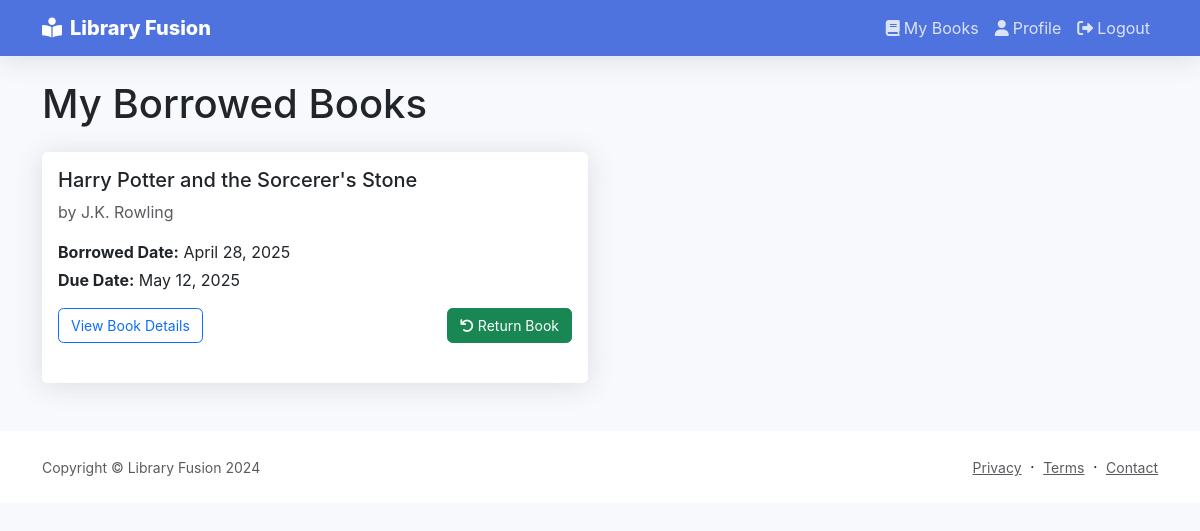
/books/my-books/ (signed in), run on the app's committed database.
### books/models.py (models this page shows, shortened)
class BorrowingRecord(models.Model):
    STATUS_CHOICES = [
        ('BORROWED', 'Borrowed'),
        ('RETURNED', 'Returned'),
        ('OVERDUE', 'Overdue'),
    ]
    book = models.ForeignKey(Book, on_delete=models.CASCADE, related_name='borrowing_records')
    borrower = models.ForeignKey(User, on_delete=models.CASCADE, related_name='book_borrowings')
    borrowed_date = models.DateTimeField(auto_now_add=True)
    due_date = models.DateTimeField()
    return_date = models.DateTimeField(null=True, blank=True)
    status = models.CharField(max_length=10, choices=STATUS_CHOICES, default='BORROWED')
    fine_amount = models.DecimalField(max_digits=10, decimal_places=2, default=0.00)
    class Meta:
        ordering = ['-borrowed_date']

class Book(models.Model):
    title = models.CharField(max_length=200)
    author = models.CharField(max_length=200)
    isbn = models.CharField(max_length=13, unique=True)
    description = models.TextField()
    category = models.ForeignKey(Category, on_delete=models.SET_NULL, null=True, related_name='books')
    cover_image = models.ImageField(upload_to='book_covers/', blank=True, null=True)
    total_copies = models.PositiveIntegerField(default=1)
    available_copies = models.PositiveIntegerField(default=1)
    published_date = models.DateField(null=True, blank=True)
    created_at = models.DateTimeField(auto_now_add=True)
    updated_at = models.DateTimeField(auto_now=True)

### books/views.py (the view)
# urls.py: path('my-books/', views.my_books, name='my_books'),
@login_required
def my_books(request):
    if not request.user.is_student:
        messages.error(request, 'Only students can view their borrowed books.')
        return redirect('books:list')
    borrowed_books = BorrowingRecord.objects.filter(
        borrower=request.user,
        status='BORROWED'
    ).select_related('book')
    context = {
        'borrowed_books': borrowed_books,
    }
    return render(request, 'books/my_books.html', context)

### account/models.py (called while the page is built)
    @property
    def is_librarian(self):
        return self.role == 'LIBRARIAN'

    @property
    def is_manager(self):
        return self.role == 'MANAGER'

    @property
    def is_student(self):
        return self.role == 'STUDENT'

### templates/books/my_books.html (shortened to what this page needs)
{% extends 'base.html' %}
{% block content %}
<div class="container">
    <h1 class="mb-4">My Borrowed Books</h1>
    {% if borrowed_books %}
    <div class="row">
        {% for record in borrowed_books %}
        <div class="col-md-6 mb-4">
            <div class="card h-100">
                <div class="card-body">
                    <h5 class="card-title">{{ record.book.title }}</h5>
                    <p class="card-text text-muted">by {{ record.book.author }}</p>
                    <div class="mb-3">
                        <p class="mb-1">
                            <strong>Borrowed Date:</strong>
                            {{ record.borrowed_date|date:"F j, Y" }}
                        </p>
                        <p class="mb-1">
                            <strong>Due Date:</strong>
                            <span class="{% if record.due_date < now %}text-danger{% endif %}">
                                {{ record.due_date|date:"F j, Y" }}
                            </span>
                        </p>
                    </div>
                    <div class="d-flex justify-content-between align-items-center">
                        <a href="{% url 'books:detail' record.book.pk %}" class="btn btn-outline-primary btn-sm">
                            View Book Details
                        </a>
                        <a href="{% url 'books:return' record.pk %}" class="btn btn-success btn-sm">
                            <i class="fas fa-undo"></i> Return Book
                        </a>
                    </div>
                </div>
            </div>
        </div>
        {% endfor %}
    </div>
    {% else %}
    <div class="alert alert-info">
        You haven't borrowed any books yet.
        <a href="{% url 'books:list' %}" class="alert-link">Browse our collection</a> to find something interesting!
    </div>
    {% endif %}
</div>
{% endblock %}

### templates/base.html (style rules this page uses)
:root { --primary-color: #4e73df; --secondary-color: #858796; --success-color: #1cc88a; --info-color: #36b9cc; --warning-color: #f6c23e; --danger-color: #e74a3b; --light-color: #f8f9fc; --dark-color: #5a5c69; }
body { font-family: 'Nunito', -apple-system, BlinkMacSystemFont, "Segoe UI", Roboto, "Helvetica Neue", Arial, sans-serif; background-color: var(--light-color); }
.card { border: none; border-radius: 0.35rem; box-shadow: 0 0.15rem 1.75rem 0 rgba(58, 59, 69, 0.15); margin-bottom: 1.5rem; }
.btn { border-radius: 0.35rem; padding: 0.375rem 0.75rem; }

### data on the page
BorrowingRecord: book "Harry Potter and the Sorcerer's Stone", book.author "J.K. Rowling", borrowed_date "April 28, 2025", due_date "May 12, 2025"
